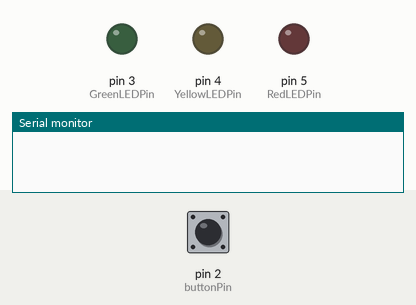
Recording of a sketch running on a simulated Arduino Uno, built with avr-gcc and run on an emulated ATmega328P. Shown: output pins drawn as LEDs (lit = HIGH), the last lines printed to the serial monitor. Inputs (shaded band) come from the test bench; at power-on: pin 2 (buttonPin) HIGH.

Above: at 1.2 s.
1.3 s: pin 2 (buttonPin) pulled LOW for 1 s
At 1.42 s:
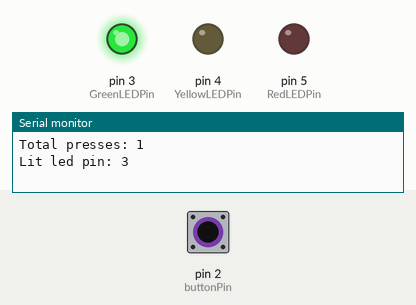
3.8 s: pin 2 (buttonPin) pulled LOW for 0.15 s
At 4.4 s:
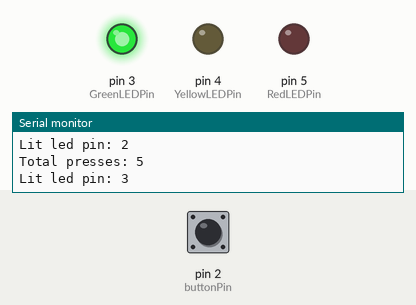
5.4 s: pin 2 (buttonPin) pulled LOW for 3.2 s
At 9.3 s:
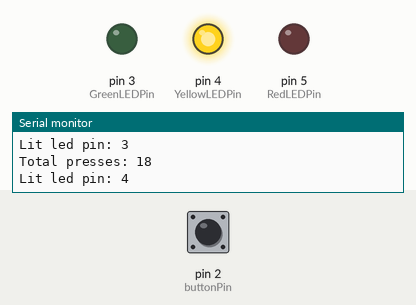
Timing chart, 0 to 10.8 s (numbered marks = the images above; inputs shaded):
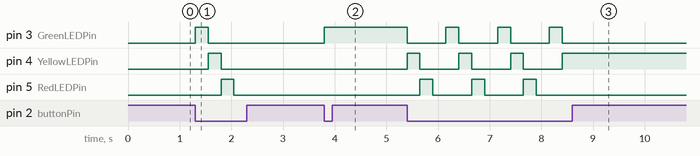

The sketch:

LightSwitch.ino
```cpp
/**
 * Author: Mustafa Ashurex <mustafa@ashurex.com>
 *
 * Cycles through three different LEDs when the digital button is pushed.
 * Created: 02-Feb 2014
 */

const int buttonPin = 2;
const int GreenLEDPin = 3;
const int YellowLEDPin = 4;
const int RedLEDPin = 5;

int pressCounter = 0;
int litLED = 2;

void setup()
{
  Serial.begin(9600);
  pinMode(buttonPin, INPUT_PULLUP);
  pinMode(GreenLEDPin, OUTPUT);
  pinMode(YellowLEDPin, OUTPUT);
  pinMode(RedLEDPin, OUTPUT);
}

void toggleLED(int LEDPin){ digitalWrite(LEDPin, !digitalRead(LEDPin)); }

int incrementLED(int litLED)
{
  litLED++;
  if(litLED > RedLEDPin){ litLED = (GreenLEDPin - 1); }
  else if(litLED < GreenLEDPin){ litLED = GreenLEDPin; }

  digitalWrite(RedLEDPin, LOW);
  digitalWrite(YellowLEDPin, LOW);
  digitalWrite(GreenLEDPin, LOW);

  if((litLED >= GreenLEDPin)&&(litLED <= RedLEDPin))
  {
    digitalWrite(litLED, HIGH);
  }

  return litLED;
}

void loop()
{
  int button = digitalRead(buttonPin);

  if(button == LOW)
  {
    pressCounter++;
    Serial.print("Total presses: ");
    Serial.println(pressCounter);

    litLED = incrementLED(litLED);
    Serial.print("Lit led pin: ");
    Serial.println(litLED);

    delay(250);
  }
}
```

Measured:
- after the input at 1.3 s, pin 3 (GreenLEDPin): LOW → HIGH at once, → LOW 0.25 s later; pin 4 (YellowLEDPin): LOW → HIGH after 0.25 s, → LOW 0.25 s later; pin 5 (RedLEDPin): LOW → HIGH after 0.50 s, → LOW 0.25 s later
- after the input at 3.8 s, pin 3 (GreenLEDPin): LOW → HIGH at once
- after the input at 5.4 s, pin 3 (GreenLEDPin): alternates HIGH for 0.25 s and LOW for 0.75 s, 7 changes in all, then stays LOW, starting at once; pin 4 (YellowLEDPin): alternates HIGH for 0.25 s and LOW for 0.75 s, 7 changes in all, then stays HIGH, starting at once
